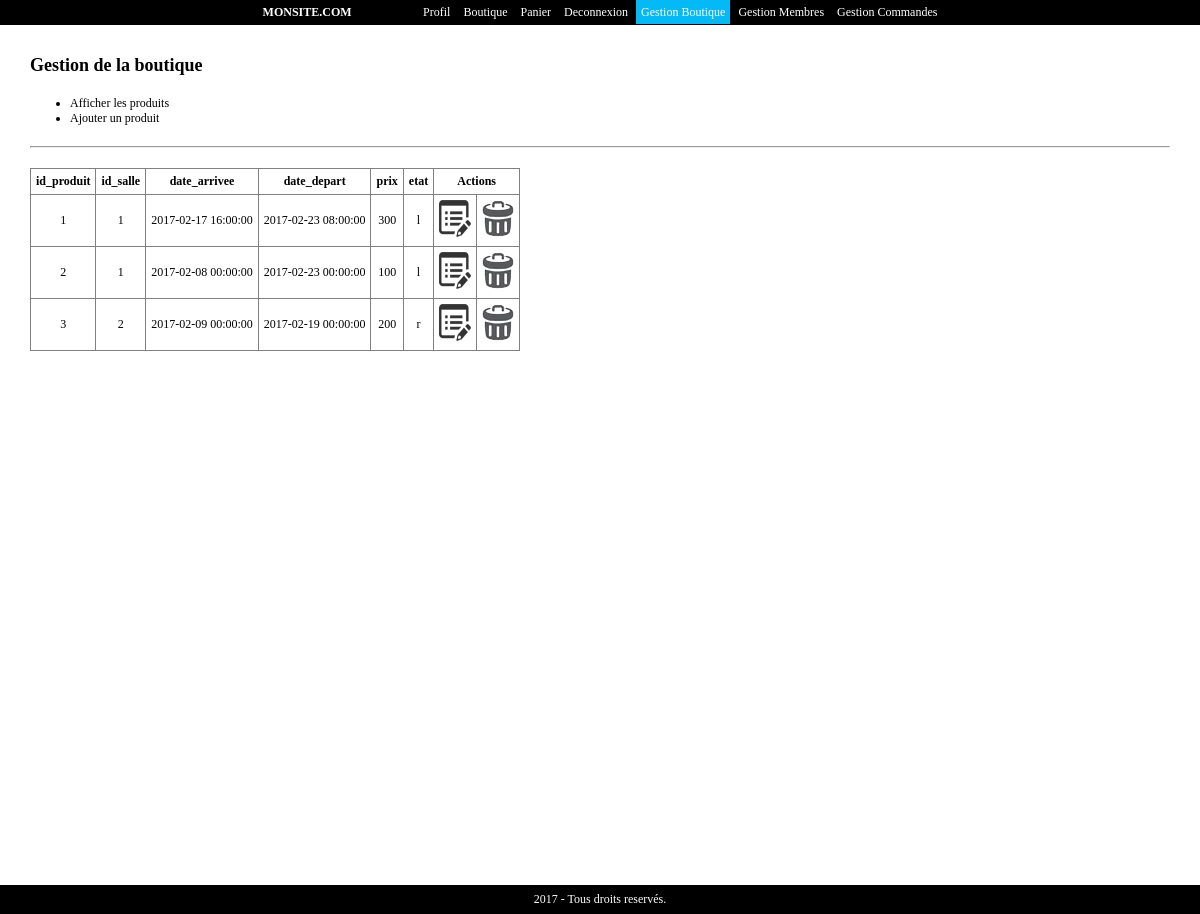
/admin/gestion_boutique.php?action=affichage (signed in), run on the app's committed database.
### tables this page shows
CREATE TABLE `produit` (
  `id_produit` int(3) NOT NULL,
  `id_salle` int(3) NOT NULL,
  `date_arrivee` datetime NOT NULL,
  `date_depart` datetime NOT NULL,
  `prix` int(3) NOT NULL,
  `etat` enum('l','r') NOT NULL
);

### inc/fonctions.inc.php (called while the page is built, shortened)
<?php
function userConnecte(){
	if(isset($_SESSION['membre'])){
		return TRUE;
	}
	else{
		return FALSE;
	}
}
function userAdmin(){
	if(userConnecte() && $_SESSION['membre']['statut'] == 1){
		return TRUE;
	}
	else{
		return FALSE;
	}
}

### admin/gestion_boutique.php (the view, shortened to what this page needs)
<?php
require_once('../inc/init.inc.php');
if(isset($_GET['action']) && $_GET['action'] == 'affichage'){
	$resultat = $pdo -> query("SELECT * FROM produit");
	$contenu .= '<table border="1">';
	$contenu .= '<tr>';
	for($i = 0; $i < $resultat -> columnCount(); $i++){
		$meta = $resultat -> getColumnMeta($i);
		$contenu .= '<th>' . $meta['name'] . '</th>';
	}
	$contenu .= '<th colspan="2">Actions</th>';
	$contenu .= '</tr>';
	while($produits = $resultat -> fetch(PDO::FETCH_ASSOC)){
		$contenu .= '<tr>';
		foreach($produits as $indice => $valeur){
			if($indice == 'photo'){
				$contenu .= '<td><img src="' . RACINE_SITE . 'photo/' . $valeur . '" height="100"/></td>';
			}
			else{
				$contenu .= ' <td>' . $valeur . '</td>';
			}
		}
		$contenu .= '<td><a href="?action=modifier&id_produit='. $produits['id_produit'] .'"><img src="' . RACINE_SITE . 'img/edit.png"/></a></td>';
		$contenu .= '<td><a href="?action=supprimer&id_produit='. $produits['id_produit'] .'"><img src="' . RACINE_SITE . 'img/delete.png"/></a></td>';
		$contenu .= '</tr>';
	}
	$contenu .= '</table>';
}
$page = 'Gestion Boutique';
require_once('../inc/header.inc.php');
?>
<h1>Gestion de la boutique</h1>
<ul>
	<li><a href="?action=affichage">Afficher les produits</a></li>
	<li><a href="?action=ajout">Ajouter un produit</a></li>
</ul><hr/>
<?= $contenu ?>
<?php
require_once('../inc/footer.inc.php');
?>

### inc/header.inc.php (shortened to what this page needs)
<!Doctype html>
<html>
    <head>
        <link rel="stylesheet" href="<?= RACINE_SITE ?>css/style.css"/>
    </head>
    <body>
        <header>
			<div class="conteneur">
				<span>
					<a href="" title="Mon Site">MonSite.com</a>
                </span>
				<nav>
				<?php if(userConnecte()):?>
					<a <?= ($page == 'Profil') ? 'class="active"' : '' ?> href="<?= RACINE_SITE ?>profil.php">Profil</a>
					<a <?= ($page == 'Boutique') ? 'class="active"' : '' ?> href="<?= RACINE_SITE ?>boutique.php">Boutique</a>
					<a <?= ($page == 'Panier') ? 'class="active"' : '' ?> href="<?= RACINE_SITE ?>panier.php">Panier<?php if(quantitePanier()) : ?><span class="bulle"><?= quantitePanier()?></span><?php endif ?></a>
					<a href="<?= RACINE_SITE ?>connexion.php?action=deconnexion">Deconnexion</a>
				<?php endif; ?>
				<?php if(userAdmin()) : ?>
					<a <?= ($page == 'Gestion Boutique') ? 'class="active"' : '' ?> href="<?= RACINE_SITE ?>admin/gestion_boutique.php">Gestion Boutique</a>
					<a <?= ($page == 'Gestion Membres') ? 'class="active"' : '' ?> href="<?= RACINE_SITE ?>admin/gestion_membres.php">Gestion Membres</a>
					<a <?= ($page == 'Gestion Commandes') ? 'class="active"' : '' ?> href="<?= RACINE_SITE ?>admin/gestion_commandes.php">Gestion Commandes</a>
				<?php endif; ?>
				</nav>
			</div>
        </header>
        <section>
			<div class="conteneur">

### inc/footer.inc.php
			</div>
        </section>
        <footer>
			<div class="conteneur">
				<?= date('Y') ?> - Tous droits reservés.
			</div>
        </footer>
    </body>
</html>

### css/style.css (style rules this page uses)
* { margin: 0; }
body { font-family : verdana; font-size: 12px; }
a { text-decoration: none; color: #000; }
.conteneur { margin: 0 auto; max-width: 1170px; }
header { background: #000000; padding: 5px; text-align: center; }
header span { color: #fff; font-weight: bold; text-transform: uppercase; margin-right: 5%; }
header nav { display: inline; }
header a { color: #ffffff; text-decoration: none; padding: 5px 5px; }
header nav a:hover, a.active { background: #04baf6; }
section { padding: 30px; min-height: 800px; }
footer { background: #000; color: white; text-align: center; padding: 7px 0; }
table { border-collapse: collapse; }
hr { margin: 20px 0; }
h1 { margin-bottom: 20px; }
table tr td { text-align: center; }
td, th { padding: 5px; }

### data on the page
produit: id_produit "1", id_salle "1", date_arrivee "2017-02-17 16:00:00", date_depart "2017-02-23 08:00:00", prix "300", etat "l"
produit: id_produit "2", id_salle "1", date_arrivee "2017-02-08 00:00:00", date_depart "2017-02-23 00:00:00", prix "100", etat "l"
produit: id_produit "3", id_salle "2", date_arrivee "2017-02-09 00:00:00", date_depart "2017-02-19 00:00:00", prix "200", etat "r"

### other printed values
$meta['name'] "id_produit"
$meta['name'] "id_salle"
$meta['name'] "date_arrivee"
$meta['name'] "date_depart"
$meta['name'] "prix"
$meta['name'] "etat"
